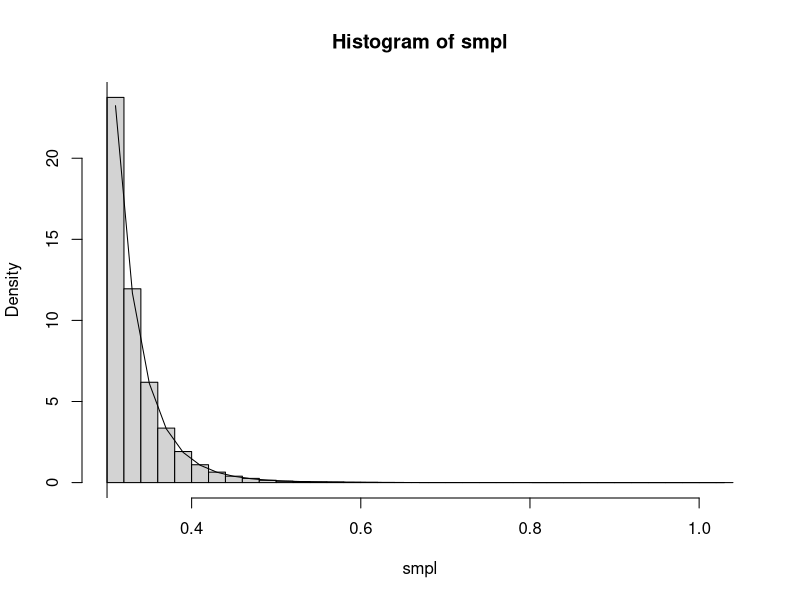

Source code (R):
qdist<-function(t,theta_1,theta_2){
  result <- theta_2 * (1-t)^(-1/theta_1)
  return(result)
}

rdist<-function(smpl_size,theta_1,theta_2){
  U<-runif(smpl_size)
  result<-c()
  for(i in 1:smpl_size){
    result[i]<-qdist(U[i],theta_1,theta_2)
  }
  return(result)
}

ddist<-function(x,theta_1,theta_2){
  result<-theta_1 * (theta_2^theta_1)/(x^(theta_1+1))
  return(result)
}

t1<-10
t2<-0.3
n<-1e5
smpl<-rdist(n,t1,t2)
h<-hist(smpl,breaks=50,freq = FALSE)
xh<-h$mids
yh<-c()
for (i in 1:length(xh)){
  yh[i]<-ddist(xh[i],t1,t2)
}

lines(xh,yh)
abline(v=t2)